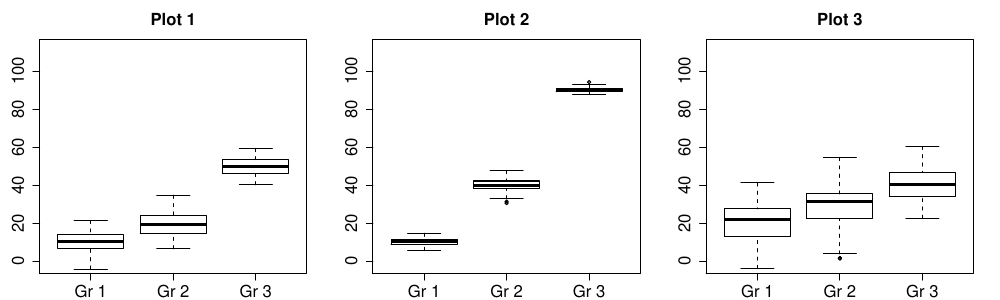

Generate this figure with R:
library(openintro)

set.seed(135)

a = rnorm(100, mean = 10, sd = 7)
b = rnorm(100, mean = 20, sd = 6)
c = rnorm(100, mean = 50, sd = 5)
num1 = c(a,b,c)
cat = c(rep("Gr 1", 100), rep("Gr 2", 100), rep("Gr 3", 100))
mean(num1)

d = rnorm(100, mean = 10, sd = 2)
e = rnorm(100, mean = 40, sd = 3)
f = rnorm(100, mean = 90, sd = 1)
num2 = c(d,e,f)
mean(num2)

g = rnorm(100, mean = 20, sd = 10)
h = rnorm(100, mean = 30, sd = 12)
i = rnorm(100, mean = 40, sd = 8)
num3 = c(g,h,i)
mean(num3)

pdf("within_between.pdf", width = 10, height = 3)
par(mfrow=c(1,3), mar = c(2,3,3,2), cex.axis = 1.5, cex.main = 1.5)

boxplot(num1 ~ cat, ylim = c(-2,112), main = "Plot 1")

boxplot(num2 ~ cat, ylim = c(-2,112), main = "Plot 2")

boxplot(num3 ~ cat, ylim = c(-2,112), main = "Plot 3")
dev.off()